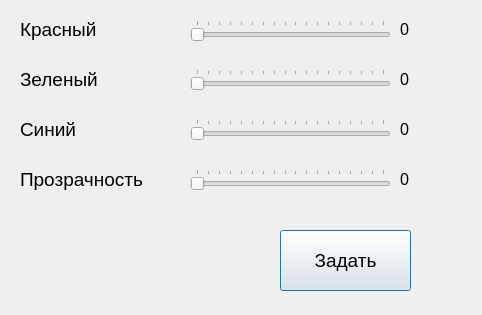
<?xml version="1.0" encoding="UTF-8"?>
<ui version="4.0">
 <class>Dialog_pixel</class>
 <widget class="QDialog" name="Dialog_pixel">
  <property name="geometry">
   <rect>
    <x>0</x>
    <y>0</y>
    <width>482</width>
    <height>315</height>
   </rect>
  </property>
  <property name="windowTitle">
   <string>Dialog</string>
  </property>
  <widget class="QLabel" name="label_g">
   <property name="geometry">
    <rect>
     <x>20</x>
     <y>59</y>
     <width>101</width>
     <height>41</height>
    </rect>
   </property>
   <property name="font">
    <font>
     <pointsize>14</pointsize>
    </font>
   </property>
   <property name="text">
    <string>Зеленый</string>
   </property>
  </widget>
  <widget class="QSlider" name="Slider_g">
   <property name="geometry">
    <rect>
     <x>190</x>
     <y>69</y>
     <width>201</width>
     <height>22</height>
    </rect>
   </property>
   <property name="font">
    <font>
     <pointsize>12</pointsize>
    </font>
   </property>
   <property name="maximum">
    <number>255</number>
   </property>
   <property name="value">
    <number>0</number>
   </property>
   <property name="orientation">
    <enum>Qt::Horizontal</enum>
   </property>
   <property name="tickPosition">
    <enum>QSlider::TicksAbove</enum>
   </property>
   <property name="tickInterval">
    <number>15</number>
   </property>
  </widget>
  <widget class="QLabel" name="label_a">
   <property name="geometry">
    <rect>
     <x>20</x>
     <y>159</y>
     <width>151</width>
     <height>41</height>
    </rect>
   </property>
   <property name="font">
    <font>
     <pointsize>14</pointsize>
    </font>
   </property>
   <property name="text">
    <string>Прозрачность</string>
   </property>
  </widget>
  <widget class="QLabel" name="label_b_num">
   <property name="geometry">
    <rect>
     <x>400</x>
     <y>119</y>
     <width>41</width>
     <height>21</height>
    </rect>
   </property>
   <property name="font">
    <font>
     <pointsize>12</pointsize>
    </font>
   </property>
   <property name="text">
    <string>0</string>
   </property>
  </widget>
  <widget class="QLabel" name="label_a_num">
   <property name="geometry">
    <rect>
     <x>400</x>
     <y>169</y>
     <width>41</width>
     <height>21</height>
    </rect>
   </property>
   <property name="font">
    <font>
     <pointsize>12</pointsize>
    </font>
   </property>
   <property name="text">
    <string>0</string>
   </property>
  </widget>
  <widget class="QLabel" name="label_r">
   <property name="geometry">
    <rect>
     <x>20</x>
     <y>9</y>
     <width>101</width>
     <height>41</height>
    </rect>
   </property>
   <property name="font">
    <font>
     <pointsize>14</pointsize>
    </font>
   </property>
   <property name="text">
    <string>Красный</string>
   </property>
  </widget>
  <widget class="QSlider" name="Slider_b">
   <property name="geometry">
    <rect>
     <x>190</x>
     <y>119</y>
     <width>201</width>
     <height>21</height>
    </rect>
   </property>
   <property name="font">
    <font>
     <pointsize>12</pointsize>
    </font>
   </property>
   <property name="maximum">
    <number>255</number>
   </property>
   <property name="value">
    <number>0</number>
   </property>
   <property name="orientation">
    <enum>Qt::Horizontal</enum>
   </property>
   <property name="tickPosition">
    <enum>QSlider::TicksAbove</enum>
   </property>
   <property name="tickInterval">
    <number>15</number>
   </property>
  </widget>
  <widget class="QLabel" name="label_r_num">
   <property name="geometry">
    <rect>
     <x>400</x>
     <y>19</y>
     <width>41</width>
     <height>21</height>
    </rect>
   </property>
   <property name="font">
    <font>
     <pointsize>12</pointsize>
    </font>
   </property>
   <property name="text">
    <string>0</string>
   </property>
  </widget>
  <widget class="QLabel" name="label_g_num">
   <property name="geometry">
    <rect>
     <x>400</x>
     <y>69</y>
     <width>41</width>
     <height>21</height>
    </rect>
   </property>
   <property name="font">
    <font>
     <pointsize>12</pointsize>
    </font>
   </property>
   <property name="text">
    <string>0</string>
   </property>
  </widget>
  <widget class="my_widget" name="widget" native="true">
   <property name="geometry">
    <rect>
     <x>30</x>
     <y>220</y>
     <width>120</width>
     <height>80</height>
    </rect>
   </property>
  </widget>
  <widget class="QPushButton" name="pushButton_set">
   <property name="geometry">
    <rect>
     <x>280</x>
     <y>230</y>
     <width>131</width>
     <height>61</height>
    </rect>
   </property>
   <property name="font">
    <font>
     <pointsize>14</pointsize>
    </font>
   </property>
   <property name="text">
    <string>Задать</string>
   </property>
  </widget>
  <widget class="QLabel" name="label_b">
   <property name="geometry">
    <rect>
     <x>20</x>
     <y>109</y>
     <width>101</width>
     <height>41</height>
    </rect>
   </property>
   <property name="font">
    <font>
     <pointsize>14</pointsize>
    </font>
   </property>
   <property name="text">
    <string>Синий</string>
   </property>
  </widget>
  <widget class="QSlider" name="Slider_a">
   <property name="geometry">
    <rect>
     <x>190</x>
     <y>169</y>
     <width>201</width>
     <height>22</height>
    </rect>
   </property>
   <property name="font">
    <font>
     <pointsize>12</pointsize>
    </font>
   </property>
   <property name="maximum">
    <number>255</number>
   </property>
   <property name="value">
    <number>0</number>
   </property>
   <property name="orientation">
    <enum>Qt::Horizontal</enum>
   </property>
   <property name="tickPosition">
    <enum>QSlider::TicksAbove</enum>
   </property>
   <property name="tickInterval">
    <number>15</number>
   </property>
  </widget>
  <widget class="QSlider" name="Slider_r">
   <property name="geometry">
    <rect>
     <x>190</x>
     <y>20</y>
     <width>201</width>
     <height>21</height>
    </rect>
   </property>
   <property name="font">
    <font>
     <pointsize>12</pointsize>
    </font>
   </property>
   <property name="maximum">
    <number>255</number>
   </property>
   <property name="value">
    <number>0</number>
   </property>
   <property name="orientation">
    <enum>Qt::Horizontal</enum>
   </property>
   <property name="tickPosition">
    <enum>QSlider::TicksAbove</enum>
   </property>
   <property name="tickInterval">
    <number>15</number>
   </property>
  </widget>
 </widget>
 <customwidgets>
  <customwidget>
   <class>my_widget</class>
   <extends>QWidget</extends>
   <header location="global">my_widget.h</header>
   <container>1</container>
  </customwidget>
 </customwidgets>
 <resources/>
 <connections/>
</ui>
